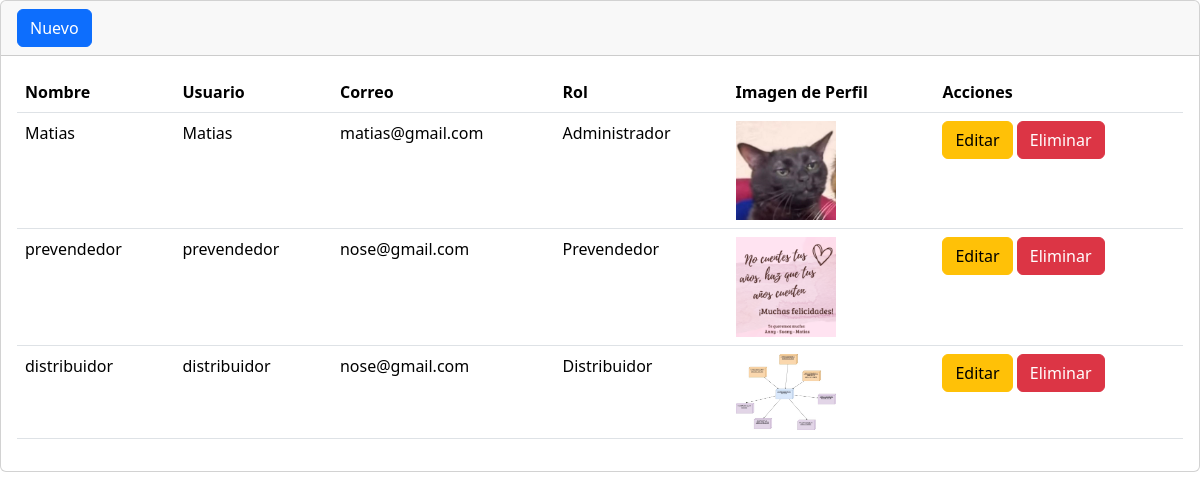
/secciones/usuarios/index.php, run on the app's committed database.
### tables this page shows
CREATE TABLE `usuario` (
  `idusuario` int NOT NULL AUTO_INCREMENT,
  `nombre` varchar(100) NOT NULL,
  `correo` varchar(100) NOT NULL,
  `n_usuario` varchar(50) NOT NULL,
  `clave` varchar(255) NOT NULL,
  `perfil` varchar(255) DEFAULT NULL,
  `empleado` int NOT NULL,
  `activo` tinyint DEFAULT '1',
  PRIMARY KEY (`idusuario`),
  KEY `fk_usuario_empleados1_idx` (`empleado`),
  CONSTRAINT `fk_usuario_empleados1` FOREIGN KEY (`empleado`) REFERENCES `empleados` (`id_empleado`)
);

CREATE TABLE `empleados` (
  `id_empleado` int NOT NULL AUTO_INCREMENT,
  `nombre` varchar(50) DEFAULT NULL,
  `apellido` varchar(50) DEFAULT NULL,
  `CI` varchar(100) DEFAULT NULL,
  `direccion` varchar(1000) DEFAULT NULL,
  `telefono` int DEFAULT NULL,
  `garantia` decimal(10,2) DEFAULT NULL,
  `fecha_nacimiento` date DEFAULT NULL,
  `fecha_ingreso` date DEFAULT NULL,
  `correo` varchar(1000) DEFAULT NULL,
  `activo` tinyint DEFAULT NULL,
  `rol` int NOT NULL,
  PRIMARY KEY (`id_empleado`),
  KEY `fk_empleados_rol1_idx` (`rol`),
  CONSTRAINT `fk_empleados_rol1` FOREIGN KEY (`rol`) REFERENCES `rol` (`idrol`)
);

CREATE TABLE `rol` (
  `idrol` int NOT NULL AUTO_INCREMENT,
  `rol` varchar(50) NOT NULL,
  PRIMARY KEY (`idrol`)
);

### secciones/usuarios/index.php (the view, shortened to what this page needs)
<?php
include("../../bd.php");
$sentencia = $conexion->prepare("
    SELECT u.*, r.rol AS nombre_rol, e.nombre AS n_usuario
    FROM usuario u
    INNER JOIN empleados e ON u.empleado = e.id_empleado
    INNER JOIN rol r ON e.rol = r.idrol
    WHERE u.activo = 1
");
$sentencia->execute();
$lista_usuarios = $sentencia->fetchAll(PDO::FETCH_ASSOC);
include("../../templates/header.php");
?>
<div class="card">
    <div class="card-header">
        <a class="btn btn-primary" href="crear.php" role="button">Nuevo</a>
    </div>
    <div class="card-body">
        <div class="table-responsive-sm">
            <table class="table">
                <thead>
                    <tr>
                        <th scope="col">Nombre</th>
                        <th scope="col">Usuario</th>
                        <th scope="col">Correo</th>
                        <th scope="col">Rol</th>
                        <th scope="col">Imagen de Perfil</th>
                        <th scope="col">Acciones</th>
                    </tr>
                </thead>
                <tbody>
                    <?php foreach ($lista_usuarios as $registro): ?>
                        <tr>
                            <td><?php echo htmlspecialchars($registro['nombre']); ?></td>
                            <td><?php echo htmlspecialchars($registro['n_usuario']); ?></td>
                            <td><?php echo htmlspecialchars($registro['correo']); ?></td>
                            <td><?php echo htmlspecialchars($registro['nombre_rol']); ?></td>
                            <td>
                                <?php if ($registro['perfil']): ?>
                                    <img src="<?php echo htmlspecialchars($registro['perfil']); ?>" alt="Perfil" width="100px" height="auto">
                                <?php else: ?>
                                    No hay imagen
                                <?php endif; ?>
                            </td>
                            <td>
                                <a href="editar.php?txtID=<?php echo htmlspecialchars($registro['idusuario']); ?>" class="btn btn-warning">Editar</a>
                                <a href="index.php?txtID=<?php echo htmlspecialchars($registro['idusuario']); ?>" class="btn btn-danger">Eliminar</a>
                            </td>
                        </tr>
                    <?php endforeach; ?>
                </tbody>
            </table>
        </div>
    </div>
</div>
<?php include("../../templates/footer.php"); ?>

### templates/header.php (shortened to what this page needs)
<!doctype html>
<html lang="en">
<head>
    <link href="https://cdn.jsdelivr.net/npm/bootstrap@5.3.2/dist/css/bootstrap.min.css" rel="stylesheet" />
</head>
<body>
</body>
</html>

### templates/footer.php (shortened to what this page needs)
    </body>
</html>

### data on the page
usuario: nombre "Matias", empleado.nombre "Matias", correo "matias@gmail.com", rol.rol "Administrador", perfil (picture)
usuario: nombre "prevendedor", empleado.nombre "prevendedor", correo "nose@gmail.com", rol.rol "Prevendedor", perfil (picture)
usuario: nombre "distribuidor", empleado.nombre "distribuidor", correo "nose@gmail.com", rol.rol "Distribuidor", perfil (picture)
